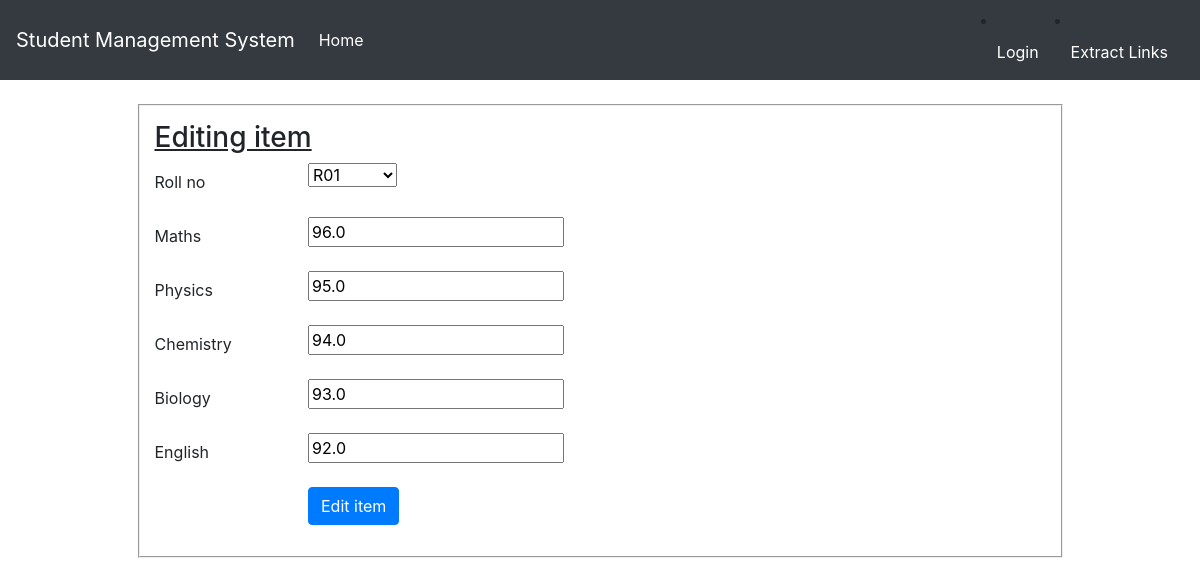
Screenshot of /students/edit_academics/1 with the database file from the repository.
### registrations/models.py (models this page shows, shortened)
class StudentInfo(models.Model):
    user = models.OneToOneField(User,on_delete=models.CASCADE,null=True,blank=True)
    roll_no = models.CharField(max_length=100, blank=True, null=True,unique=True)
    name = models.CharField(max_length=100, blank=True, null=True)
    class_name = models.CharField(max_length=100, blank=True, null=True)
    school = models.CharField(max_length=100, blank=True, null=True)
    mobile = models.CharField(max_length=100, blank=True, null=True)
    address = models.CharField(max_length=100, blank=True, null=True)
    def __str__(self):
        return self.roll_no

class StudentAcademics(models.Model):
    roll_no = models.ForeignKey(StudentInfo,on_delete=models.CASCADE,null=True,blank=True)
    maths = models.FloatField(blank=True, null=True)
    physics = models.FloatField(blank=True, null=True)
    chemistry = models.FloatField(blank=True, null=True)
    biology = models.FloatField(blank=True, null=True)
    english = models.FloatField(blank=True, null=True)

### registrations/views.py (the view)
# urls.py: url(r'^students/edit_academics/(?P<pk>\d+)$', edit_academics, name="edit_academics"),
def edit_academics(request, pk):
    return edit_item(request, pk, StudentAcademics, StudentAcademicsForm)

### registrations/forms.py
class StudentAcademicsForm(forms.ModelForm):
    class Meta:
        model = StudentAcademics
        fields = '__all__'

### registrations/views.py (called while the page is built)
def edit_item(request, pk, model, cls):
    item = get_object_or_404(model, pk=pk)
    if request.method == "POST":
        form = cls(request.POST, instance=item)
        if form.is_valid():
            form.save()
            return redirect('index')
    else:
        form = cls(instance=item)
        return render(request, 'inv/edit_item.html', {'form': form})

### registrations/templates/inv/edit_item.html (shortened to what this page needs)
{% extends 'inv/base.html' %}
{% block body %}
<div class="container col-md-10 edit_box" >
  <form method="POST">
    <h3><u>Editing item</u></h3>
    {% for field in form %}
    <div class="form-group row">
      <label for="id_{{ field.name }}" class="col-2 col-form-label">{{ field.label }}</label>
      <div class="col-10">
        {{ field }}
      </div>
    </div>
    {% endfor %}
    <div class="form-group row">
      <div class="offset-sm-2 col-sm-6">
        <button type="submit" class="btn btn-primary">Edit item</button>
      </div>
    </div>
  </form>
</div>
{% endblock %}

### registrations/static/css/style.css (style rules this page uses)
.edit_box { border-style: groove; border-width: 2px; padding: 15px; }

### rows the page displays
StudentInfo: form "R01"
StudentAcademics: form "96.0" "95.0" "94.0" "93.0" "92.0"

### other values shown
{{ field.label }} "Roll no" "Maths" "Physics" "Chemistry" "Biology" "English"
